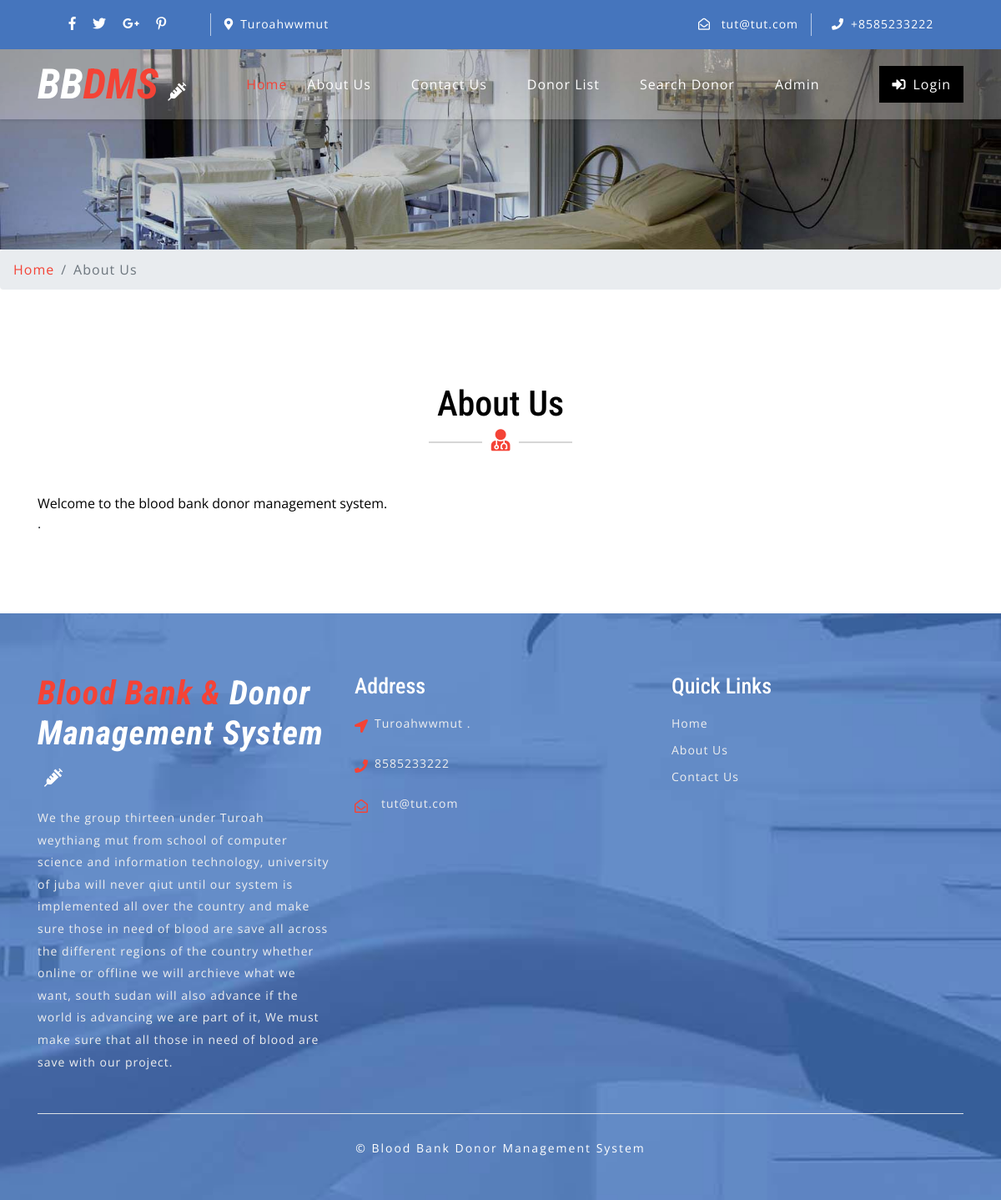
The app's page /bbdms/about.php with its own data.
### tables this page shows
CREATE TABLE `tblcontactusinfo` (
  `id` int(11) NOT NULL,
  `Address` tinytext DEFAULT NULL,
  `EmailId` varchar(255) DEFAULT NULL,
  `ContactNo` char(11) DEFAULT NULL
);

CREATE TABLE `tblpages` (
  `id` int(11) NOT NULL,
  `PageName` varchar(255) DEFAULT NULL,
  `type` varchar(255) NOT NULL DEFAULT '',
  `detail` longtext NOT NULL
);

### bbdms/about.php (the view, shortened to what this page needs)
<?php
include('includes/config.php');
?>
<!DOCTYPE html>
<html lang="zxx">
<head>
	<link rel="stylesheet" href="css/bootstrap.css">
	<link rel="stylesheet" href="css/style.css" type="text/css" media="all" />
	<link rel="stylesheet" href="css/fontawesome-all.css">
</head>
<body>
	<?php include('includes/header.php');?>
	<div class="inner-banner-w3ls">
	</div>
	<div class="breadcrumb-agile">
		<div aria-label="breadcrumb">
			<ol class="breadcrumb">
				<li class="breadcrumb-item">
					<a href="index.php">Home</a>
				</li>
				<li class="breadcrumb-item active" aria-current="page">About Us</li>
			</ol>
		</div>
	</div>
	<section class="about py-5">
		<div class="container py-xl-5 py-lg-3">
			<?php
$pagetype="aboutus";
$sql = "SELECT type,detail,PageName from tblpages where type=:pagetype";
$query = $dbh -> prepare($sql);
$query->bindParam(':pagetype',$pagetype,PDO::PARAM_STR);
$query->execute();
$results=$query->fetchAll(PDO::FETCH_OBJ);
if($query->rowCount() > 0)
{
foreach($results as $result)
{ ?>
			<div class="w3ls-titles text-center mb-md-5 mb-4">
				<h3 class="title"><?php   echo htmlentities($result->PageName); ?></h3>
				<span>
					<i class="fas fa-user-md"></i>
				</span>
			</div>
			<p class="aboutpara text-center mx-auto"><?php  echo $result->detail; ?>.</p>
<?php } } ?>
		</div>
	</section>
	<?php include('includes/footer.php');?>
</body>
</html>

### bbdms/includes/header.php (shortened to what this page needs)
    <header>
        <div class="top-bar py-3">
            <div class="container">
                <div class="row">
                    <div class="col-lg-7 top-social-agile">
                        <div class="row">
                            <ul class="col-lg-4 col-6 top-right-info text-center">
                                <li>
                                    <a href="#">
                                        <i class="fab fa-facebook-f"></i>
                                    </a>
                                </li>
                                <li class="mx-3">
                                    <a href="#">
                                        <i class="fab fa-twitter"></i>
                                    </a>
                                </li>
                                <li>
                                    <a href="#">
                                        <i class="fab fa-google-plus-g"></i>
                                    </a>
                                </li>
                                <li class="ml-3">
                                    <a href="#">
                                        <i class="fab fa-pinterest-p"></i>
                                    </a>
                                </li>
                            </ul><?php
$sql = "SELECT * from tblcontactusinfo";
$query = $dbh -> prepare($sql);
$query->execute();
$results=$query->fetchAll(PDO::FETCH_OBJ);
if($query->rowCount() > 0)
{
foreach($results as $result)
{ ?>
                            <div class="col-6 header-top_w3layouts pl-3 text-lg-left text-center">
                                <p class="text-white">
                                    <i class="fas fa-map-marker-alt mr-2"></i><?php  echo $result->Address; ?></p>
                            </div>
                        </div>
                    </div>
                    <div class="col-lg-5 top-social-agile text-lg-right text-center">
                        <div class="row">
                            <div class="col-lg-7 col-6 top-w3layouts">
                                <p class="text-white">
                                    <i class="far fa-envelope-open mr-2"></i>
                                    <a href="mailto:info@example.com" class="text-white"><?php  echo $result->EmailId; ?></a>
                                </p>
                            </div>
                            <div class="col-lg-5 col-6 header-w3layouts pl-4 text-lg-left">
                                <p class="text-white">
                                    <i class="fas fa-phone mr-2"></i>+<?php  echo $result->ContactNo; ?></p>
                            </div>
                        </div><?php } } ?>
                    </div>
                </div>
            </div>
        </div>
    </header>
    <div id="home">
        <div class="main-top py-1">
            <nav class="navbar navbar-expand-lg navbar-light fixed-navi">
                <div class="container">
                    <h1>
                        <a class="navbar-brand font-weight-bold font-italic" href="index.php">
                            <span>BB</span>DMS
                            <i class="fas fa-syringe"></i>
                        </a>
                    </h1>
                    <div class="collapse navbar-collapse text-center" id="navbarSupportedContent">
                        <ul class="navbar-nav ml-lg-auto">
                            <li class="nav-item active mt-lg-0 mt-3">
                                <a class="nav-link" href="index.php">Home
                                </a>
                            </li>
                            <li class="nav-item mx-lg-4 my-lg-0 my-3">
                                <a class="nav-link" href="about.php">About Us</a>
                            </li>
                            <li class="nav-item mx-lg-4 my-lg-0 my-3">
                                <a class="nav-link" href="contact.php">Contact Us</a>
                            </li>
                            <li class="nav-item mx-lg-4 my-lg-0 my-3">
                                <a class="nav-link" href="donor-list.php">Donor List</a>
                            </li>
                            <li class="nav-item mx-lg-4 my-lg-0 my-3">
                                <a class="nav-link" href="search-donor.php">Search Donor</a>
                            </li>
                            <?php if (strlen($_SESSION['bbdmsdid']==0)) {?>
                            <li class="nav-item mx-lg-4 my-lg-0 my-3">
                                <a class="nav-link" href="admin/index.php">Admin</a>
                            </li>
                        </ul>
                        <a href="login.php" class="login-button ml-lg-5 mt-lg-0 mt-4 mb-lg-0 mb-3" >
                            <i class="fas fa-sign-in-alt mr-2"></i>Login</a><?php } ?>
                    </div>
                </div>
            </nav>
        </div>
    </div>

### bbdms/includes/footer.php (shortened to what this page needs)
<footer>
    <div class="w3ls-footer-grids pt-sm-4 pt-3">
      <div class="container py-xl-5 py-lg-3">
        <div class="row">
          <div class="col-md-4 w3l-footer">
            <h2 class="mb-sm-3 mb-2">
              <a href="index.php" class="text-white font-italic font-weight-bold">
                <span>Blood Bank & </span>Donor Management System
                <i class="fas fa-syringe ml-2"></i>
              </a>
            </h2>
            <p>We the group thirteen under Turoah weythiang mut from school of computer science and information technology, university of juba will never qiut until our system is implemented all over the country and make sure those in need of blood are save all across the different regions of the country whether online or offline we will archieve what we want,
          south sudan will also advance if the world is advancing we are part of it,
              We must make sure that all those in need of blood are save with our project.</p>
          </div>
          <div class="col-md-4 w3l-footer my-md-0 my-4">
            <h3 class="mb-sm-3 mb-2 text-white">Address</h3>
            <ul class="list-unstyled">
              <?php
$sql = "SELECT * from tblcontactusinfo";
$query = $dbh -> prepare($sql);
$query->execute();
$results=$query->fetchAll(PDO::FETCH_OBJ);
if($query->rowCount() > 0)
{
foreach($results as $result)
{ ?>
              <li>
                <i class="fas fa-location-arrow float-left"></i>
                <p class="ml-4">
                  <span><?php  echo $result->Address; ?>. </p>
                <div class="clearfix"></div>
              </li>
              <li class="my-3">
                <i class="fas fa-phone float-left"></i>
                <p class="ml-4"><?php  echo $result->ContactNo; ?></p>
                <div class="clearfix"></div>
              </li>
              <li>
                <i class="far fa-envelope-open float-left"></i>
                <a href="mailto:info@example.com" class="ml-3"><?php  echo $result->EmailId; ?></a>
                <div class="clearfix"></div>
              </li>
            <?php } } ?></ul>
          </div>
          <div class="col-md-4 w3l-footer">
            <h3 class="mb-sm-3 mb-2 text-white">Quick Links</h3>
            <div class="nav-w3-l">
              <ul class="list-unstyled">
                <li>
                  <a href="index.php">Home</a>
                </li>
                <li class="mt-2">
                  <a href="about.php">About Us</a>
                </li>
                <li class="mt-2">
                  <a href="contact.php">Contact Us</a>
                </li>
              </ul>
            </div>
          </div>
        </div>
        <div class="border-top mt-5 pt-lg-4 pt-3 pb-lg-0 pb-3 text-center">
          <p class="copy-right-grids mt-lg-1">©  Blood Bank Donor Management System
          </p>
        </div>
      </div>
    </div>
  </footer>

### bbdms/css/style.css (style rules this page uses)
body { padding: 0; margin: 0; background: #FFF; font-family: 'Open Sans', sans-serif; }
body a { transition: 0.5s all; -webkit-transition: 0.5s all; -moz-transition: 0.5s all; -o-transition: 0.5s all; -ms-transition: 0.5s all; text-decoration: none; }
h1, h2, h3, h4, h5, h6 { margin: 0; padding: 0; font-family: 'Roboto Condensed', sans-serif; }
p { margin: 0; padding: 0; font-family: 'Open Sans', sans-serif; font-size: 15px; letter-spacing: 1px; line-height: 1.9; color: #999; }
ul, ol { margin: 0; padding: 0; }
.top-bar { background: #4575bd; }
.top-right-info li i { color: #fff; transition: 0.5s all; -webkit-transition: 0.5s all; -moz-transition: 0.5s all; -o-transition: 0.5s all; -ms-transition: 0.5s all; }
.top-right-info li { display: inline-block; }
.header-top_w3layouts p, .header-w3layouts p, .top-w3layouts p { font-size: 14px; }
.header-top_w3layouts, .header-w3layouts { border-left: 1px solid rgba(255, 255, 255, 0.63); }
div#home { position: relative; }
.main-top { position: absolute; z-index: 999; width: 100%; background: rgba(255, 255, 255, 0.26); box-shadow: 0 2px 3px 0 rgba(0, 0, 0, 0.1); -webkit-transition: background-color .1s ease-in-out; -moz-transition: background-color .1s ease-in-out; -ms-transition: background-color .1s ease-in-out; -o-transition: background-color .1s ease-in-out; transition: background-color .1s ease-in-out; }
.navbar-light .navbar-nav .nav-link { padding: 0; color: #fff; background: transparent; font-size: 16px; letter-spacing: 1px; }
.navbar-light .navbar-nav .show>.nav-link, .navbar-light .navbar-nav .active>.nav-link, .navbar-light .navbar-nav .nav-link.show, .navbar-light .navbar-nav .nav-link.active, .navbar-light .navbar-nav .nav-link:hover, .navbar-light .navbar-nav .nav-link:focus { color: #f44336; }
nav.fixed-navi ul { list-style: none; margin: 0; padding: 0; }
nav.fixed-navi ul li { float: left; }
a.navbar-brand { color: #f44336; font-size: 50px; padding: 0; }
.navbar-light .navbar-brand, .navbar-light .navbar-brand:hover, .navbar-light .navbar-brand:focus, .w3l-footer h2 a span { color: #f44336; }
a.navbar-brand span { color: #fff; }
a.navbar-brand i, .w3l-footer h2 a i { color: #fff; font-size: 22px; }
a.login-button { color: #fff; letter-spacing: 1px; font-size: 16px; padding: 10px 15px; background: #000; display: inline-block; }
h3.title { color: #000; font-size: 42px; }
.w3ls-titles span { position: relative; }
.w3ls-titles span:before { content: " "; background: #d6d6d6; width: 64px; height: 2px; position: absolute; top: 9px; left: -75px; }
.w3ls-titles span:after { content: " "; background: #d6d6d6; width: 64px; height: 2px; position: absolute; top: 9px; right: -75px; }
.w3ls-titles i { color: #f44336; font-size: 26px; margin-top: 5px; }
footer { background: url(../images/bg3.jpg) no-repeat center fixed; background-size: cover; -webkit-background-size: cover; -moz-background-size: cover; -o-background-size: cover; -moz-background-size: cover; }
.w3l-footer h2 a { font-size: 40px; letter-spacing: 1px; }
.w3l-footer h3 { font-size: 26px; }
.w3l-footer p, .w3l-footer p a, .w3l-footer ul li a { font-size: 14px; color: #efefef; letter-spacing: 1px; }
.w3l-footer ul li i { color: #f44336; line-height: 2; }
p.copy-right-grids { font-size: 14px; color: #fff; letter-spacing: 2px; }
.inner-banner-w3ls { background: url(../images/banner3.jpg) no-repeat center; background-size: cover; -webkit-background-size: cover; -moz-background-size: cover; -o-background-size: cover; -moz-background-size: cover; height: 20vw; }
.breadcrumb li a { color: #f44336; }
.breadcrumb li { letter-spacing: 1px; color: #000; }
.about p.aboutpara { font-size: 16px; max-width: 900px; }

### records on screen
tblcontactusinfo: Address "Turoahwwmut", EmailId "tut@tut.com", ContactNo "8585233222"
tblpages: PageName "About Us", detail "Welcome to the blood bank donor management system."
